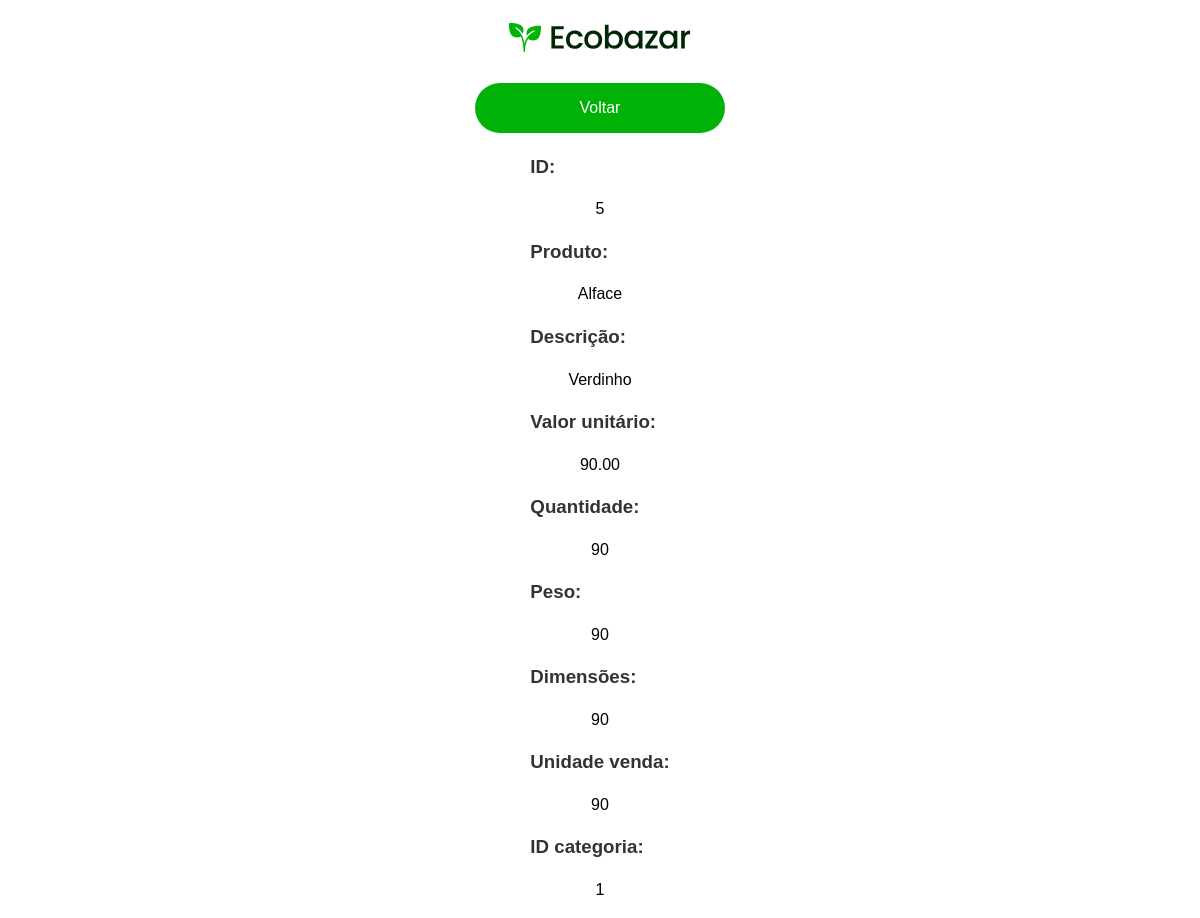
Before: /adm/produtos/acoes/consultar/consultar.php?codigo_prod=5 with the older database file.
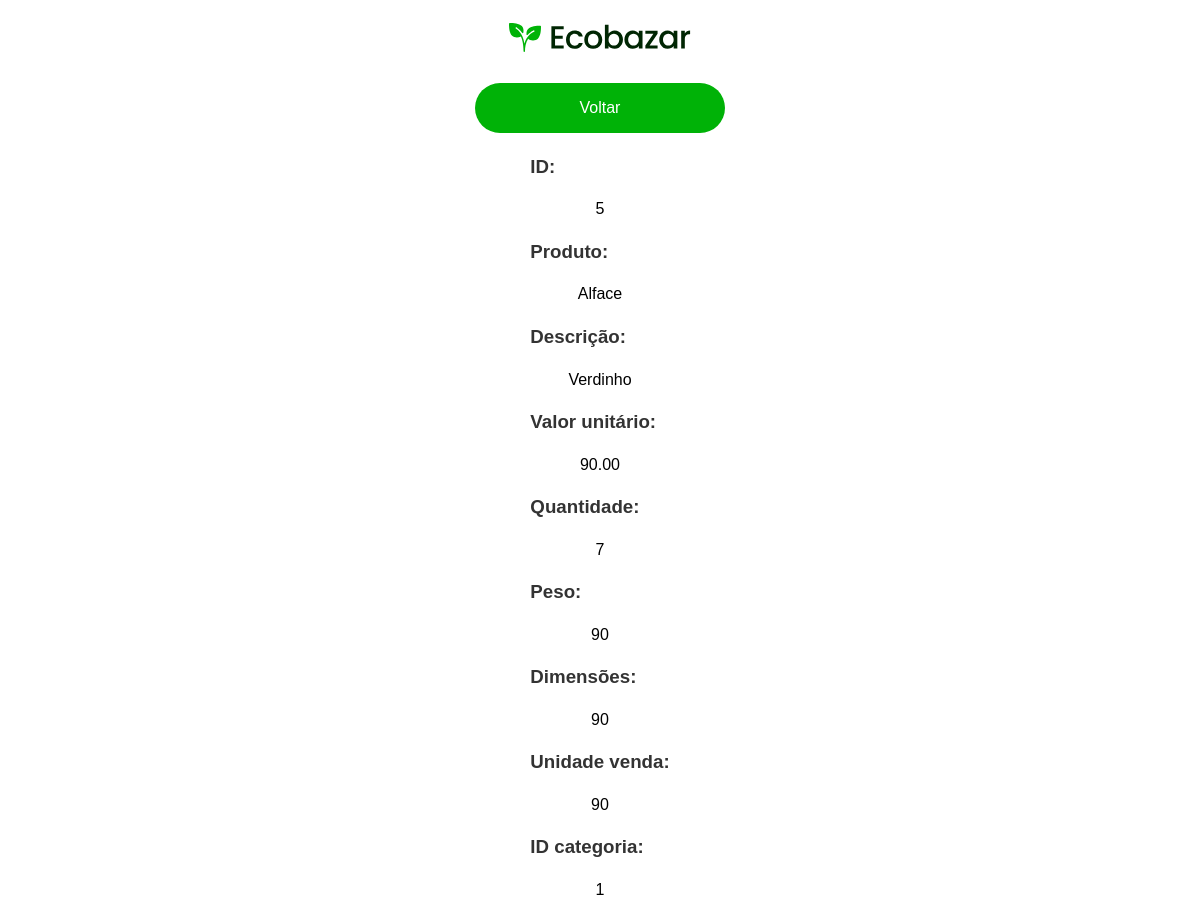
After: the same page with the newer database file.
### tables this page shows
CREATE TABLE `produto` (
  `codigo_prod` varchar(10) NOT NULL,
  `nome_pro` varchar(50) DEFAULT NULL,
  `descricao` varchar(255) DEFAULT NULL,
  `valor_unitario` decimal(10,2) DEFAULT NULL,
  `quantidade` decimal(5,0) DEFAULT NULL,
  `peso` varchar(10) DEFAULT NULL,
  `dimensoes` varchar(15) DEFAULT NULL,
  `unidade_venda` varchar(3) DEFAULT NULL,
  `id_categoria` int(11) NOT NULL
);

### adm/produtos/acoes/consultar/consultar.php (the view, shortened to what this page needs)
<?php
$bd = conectar();
$id = filter_input(INPUT_GET, 'codigo_prod', FILTER_SANITIZE_STRING);
$select = "SELECT * FROM produto where codigo_prod = :id";
$stmt = $bd->prepare($select);
$stmt->execute([':id' => $id]);
$produto = $stmt->fetch();
?>
<!DOCTYPE html>
<html lang="pt-br">
<head>
  <link rel="stylesheet" href="../../../../stylesheet/adm.css">
<link rel="shortcut icon" href="../../../../stylesheet/assets/logo_planta.svg" type="image/x-icon">
</head>
<body>
<header>
<br>
    <div class="Header">
      <div class="Logo">
        <a href="../../../../index.php">
            <img src="../../../../stylesheet/assets/logo.svg" alt="Ecobazar Logo">
        </a>
      </div>
    </div>
    <br>
  </header>
  <a href="../../produto.php"><button class="btn_voltar">Voltar</button></a>
  <form action="">
    <div>
      <h3>ID: </h3>
      <p><?= $produto['codigo_prod']; ?></p>
    </div>
    <div>
      <h3>Produto: </h3>
      <p><?= $produto['nome_pro'] ?></p>
    </div>
    <div>
      <h3>Descrição: </h3>
      <p><?= $produto['descricao'] ?></p>
    </div>
    <div>
      <h3>Valor unitário: </h3>
      <p><?= $produto['valor_unitario'] ?></p>
    </div>
    <div>
      <h3>Quantidade: </h3>
      <p><?= $produto['quantidade'] ?></p>
    </div>
    <div>
      <h3>Peso: </h3>
      <p><?= $produto['peso'] ?></p>
    </div>
    <div>
      <h3>Dimensões: </h3>
      <p><?= $produto["dimensoes"] ?></p>
    </div>
    <div>
      <h3>Unidade venda: </h3>
      <p><?= $produto["unidade_venda"] ?></p>
    </div>
    <div>
      <h3>ID categoria: </h3>
      <p><?= $produto["id_categoria"] ?></p>
    </div>
  </form>
</body>
</html>

### stylesheet/adm.css (style rules this page uses)
body { font-family: Arial, sans-serif; margin: 0; padding: 0; background-color: #ffffff; display: flex; align-items: center; height: 100vh; flex-direction: column; }
h1, h2, h3, h4, h5, h6 { color: #333; }
p { line-height: 1.6; text-align: center; }
button { background-color: #00b207; border: none; color: white; padding: 15px 32px; text-align: center; text-decoration: none; display: inline-block; font-size: 16px; margin: 4px 2px; cursor: pointer; border-radius: 100px; width: 250px; height: 50px; }

Changed rows visible on the page:
changed produto "Alface": quantidade "90" → "7"
